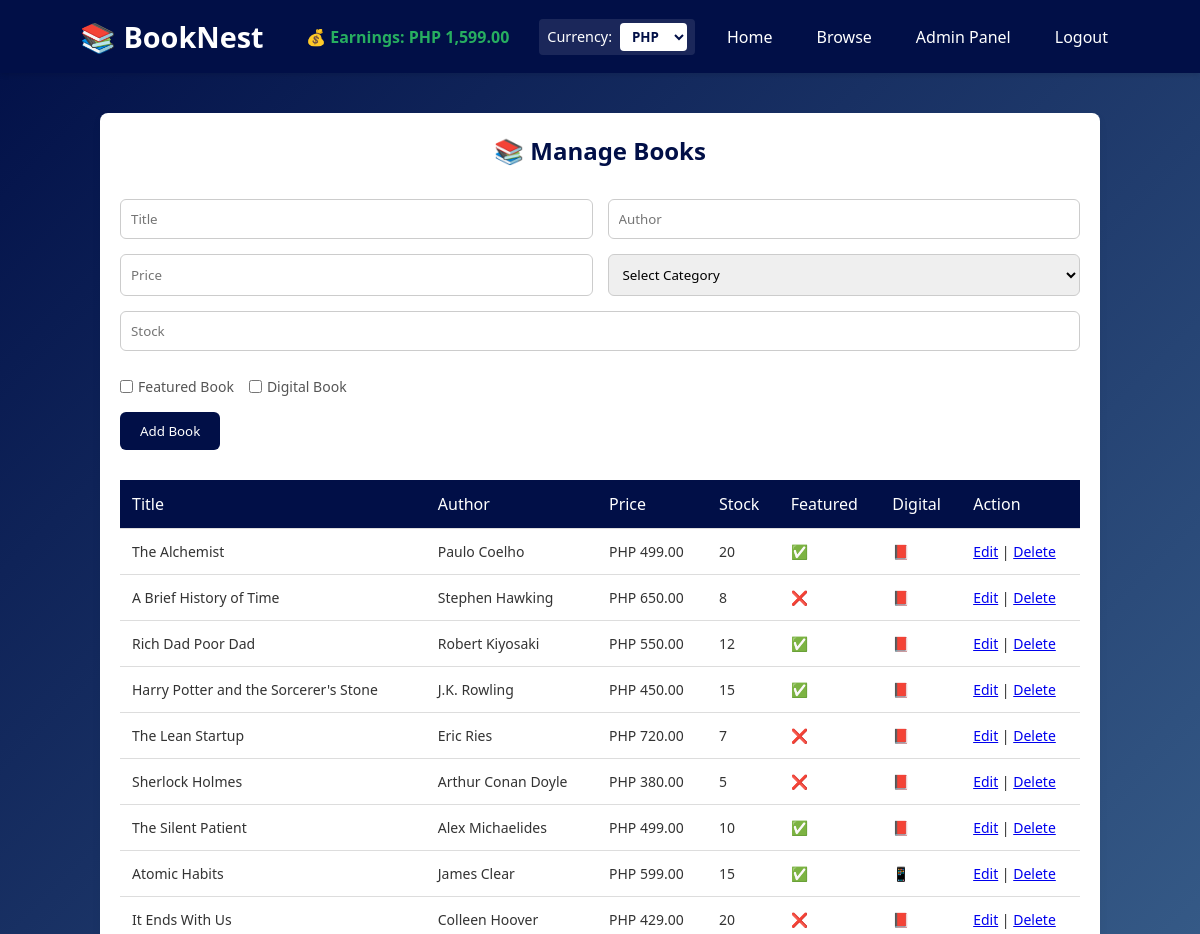
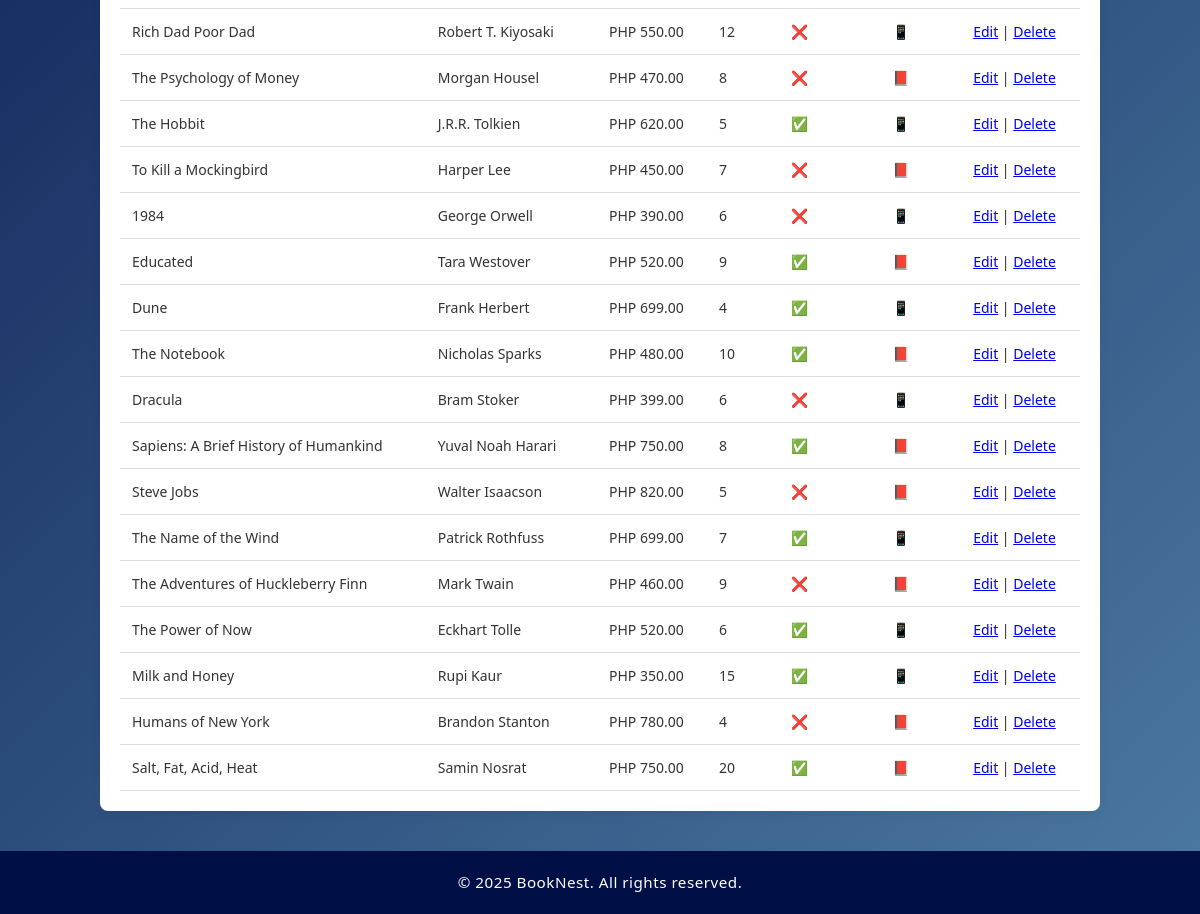
Screenshot of /admin-books.php (signed in) with the database file from the repository (2 pictures, top to bottom).
### tables this page shows
CREATE TABLE `books` (
  `book_id` int(11) NOT NULL,
  `title` varchar(255) NOT NULL,
  `author` varchar(255) DEFAULT NULL,
  `price` decimal(10,2) NOT NULL,
  `stock` int(11) DEFAULT 0,
  `category_id` int(11) DEFAULT NULL,
  `is_featured` tinyint(1) DEFAULT 0,
  `is_digital` tinyint(1) DEFAULT 0
);

### includes/currency_helper.php (called while the page is built, shortened)
<?php
if (!function_exists('display_price')) {
    function display_price($price) {
        global $conn;
        $currencyId = $_SESSION['currency_id'] ?? null;
        $currencyId = $currencyId ?? 1;
        $stmt = $conn->prepare("SELECT ConvertPrice(?, ?) AS converted");
        $stmt->bind_param("di", $price, $currencyId);
        $stmt->execute();
        $result = $stmt->get_result();
        $row = $result->fetch_assoc();
        $converted = $row['converted'] ?? $price;
        $codeStmt = $conn->prepare("SELECT currency_code FROM currencies WHERE currency_id = ?");
        $codeStmt->bind_param("i", $currencyId);
        $codeStmt->execute();
        $codeRes = $codeStmt->get_result();
        $codeRow = $codeRes->fetch_assoc();
        $currencyCode = $codeRow['currency_code'] ?? 'PHP';
        return $currencyCode . ' ' . number_format($converted, 2);
    }
}
?>

### admin-books.php (the view, shortened to what this page needs)
<?php
include 'includes/header.php';
$edit_book = null;
$books = $conn->query("SELECT * FROM books");
?>
<div class="container">
    <div class="books-container">
        <h2>📚 Manage Books</h2>
        <form method="post" class="book-form">
            <input type="text" name="title" placeholder="Title" required value="<?php echo htmlspecialchars($edit_book['title'] ?? ''); ?>">
            <input type="text" name="author" placeholder="Author" value="<?php echo htmlspecialchars($edit_book['author'] ?? ''); ?>">
            <input type="number" step="0.01" name="price" placeholder="Price" required value="<?php echo $edit_book['price'] ?? ''; ?>">
            <select name="category" required>
                <option value="">Select Category</option>
            </select>
            <input type="number" name="stock" placeholder="Stock" min="0" value="<?php echo $edit_book['stock'] ?? ''; ?>">
            <div class="checkbox-group">
                <label><input type="checkbox" name="is_featured" <?php if (($edit_book['is_featured'] ?? 0) == 1) echo 'checked'; ?>> Featured Book</label>
                <label><input type="checkbox" name="is_digital" <?php if (($edit_book['is_digital'] ?? 0) == 1) echo 'checked'; ?>> Digital Book</label>
            </div>
            <button type="submit" name="<?php echo $edit_book ? 'update' : 'add'; ?>">
                <?php echo $edit_book ? 'Update Book' : 'Add Book'; ?>
            </button>
        </form>
        <table>
            <tr>
                <th>Title</th>
                <th>Author</th>
                <th>Price</th>
                <th>Stock</th>
                <th>Featured</th>
                <th>Digital</th>
                <th>Action</th>
            </tr>
            <?php while ($book = $books->fetch_assoc()): ?>
                <tr>
                    <td><?php echo htmlspecialchars($book['title']); ?></td>
                    <td><?php echo htmlspecialchars($book['author']); ?></td>
                    <td><?php echo display_price($book['price']); ?></td>
                    <td><?php echo $book['stock']; ?></td>
                    <td><?php echo $book['is_featured'] ? '✅' : '❌'; ?></td>
                    <td><?php echo $book['is_digital'] ? '📱' : '📕'; ?></td>
                    <td>
                        <a href="?edit=<?php echo $book['book_id']; ?>">Edit</a> |
                        <a href="?delete=<?php echo $book['book_id']; ?>" onclick="return confirm('Are you sure you want to delete this book?');">Delete</a>
                    </td>
                </tr>
            <?php endwhile; ?>
        </table>
    </div>
</div>
<?php include 'includes/footer.php'; ?>

### css/header.css (style rules this page uses)
* { font-family: 'Segoe UI', Tahoma, Geneva, Verdana, sans-serif; margin: 0; padding: 0; box-sizing: border-box; }
body { background-color: #f9f9f9; color: #333; line-height: 1.5; }

### css/adminbooks.css (style rules this page uses)
body { background: linear-gradient(135deg, #010F47 0%, #4B79A1 100%); font-family: 'Segoe UI', Tahoma, Geneva, Verdana, sans-serif; color: #333; margin: 0; padding: 0; }
.container { max-width: 1200px; margin: 40px auto; padding: 0 20px; }
.books-container { max-width: 1000px; margin: 40px auto; padding: 20px; background-color: #ffffff; border-radius: 8px; box-shadow: 0 4px 10px rgba(0, 0, 0, 0.05); }
.books-container h2 { text-align: center; color: #010F47; margin-bottom: 30px; }
.book-form { display: flex; flex-wrap: wrap; gap: 15px; justify-content: space-between; margin-bottom: 30px; }
.book-form input[type="text"], .book-form input[type="number"], .book-form select { flex: 1 1 48%; padding: 10px; border: 1px solid #ccc; border-radius: 6px; transition: border-color 0.2s; }
.book-form .checkbox-group { display: flex; gap: 15px; flex: 1 1 100%; align-items: center; margin-top: 10px; }
.book-form .checkbox-group label { display: flex; align-items: center; gap: 5px; font-size: 14px; color: #555; }
.book-form button { background-color: #010F47; color: #fff; padding: 10px 20px; border: none; border-radius: 6px; cursor: pointer; transition: background-color 0.3s; }
table { width: 100%; border-collapse: collapse; margin-top: 20px; }
table th, table td { padding: 12px; border-bottom: 1px solid #ddd; text-align: left; vertical-align: middle; }
table th { background-color: #010F47; color: white; font-weight: normal; }
table td { font-size: 14px; color: #333; }

### rows the page displays
books: title "The Alchemist", author "Paulo Coelho", price "PHP 499.00", stock "20"
books: title "A Brief History of Time", author "Stephen Hawking", price "PHP 650.00", stock "8"
books: title "Rich Dad Poor Dad", author "Robert Kiyosaki", price "PHP 550.00", stock "12"
books: title "Harry Potter and the Sorcerer's Stone", author "J.K. Rowling", price "PHP 450.00", stock "15"
books: title "The Lean Startup", author "Eric Ries", price "PHP 720.00", stock "7"
books: title "Sherlock Holmes", author "Arthur Conan Doyle", price "PHP 380.00", stock "5"
books: title "The Silent Patient", author "Alex Michaelides", price "PHP 499.00", stock "10"
books: title "Atomic Habits", author "James Clear", price "PHP 599.00", stock "15"
books: title "It Ends With Us", author "Colleen Hoover", price "PHP 429.00", stock "20"
books: title "Rich Dad Poor Dad", author "Robert T. Kiyosaki", price "PHP 550.00", stock "12"
books: title "The Psychology of Money", author "Morgan Housel", price "PHP 470.00", stock "8"
books: title "The Hobbit", author "J.R.R. Tolkien", price "PHP 620.00", stock "5"
books: title "To Kill a Mockingbird", author "Harper Lee", price "PHP 450.00", stock "7"
books: title "1984", author "George Orwell", price "PHP 390.00", stock "6"
books: title "Educated", author "Tara Westover", price "PHP 520.00", stock "9"
books: title "Dune", author "Frank Herbert", price "PHP 699.00", stock "4"
books: title "The Notebook", author "Nicholas Sparks", price "PHP 480.00", stock "10"
books: title "Dracula", author "Bram Stoker", price "PHP 399.00", stock "6"
books: title "Sapiens: A Brief History of Humankind", author "Yuval Noah Harari", price "PHP 750.00", stock "8"
books: title "Steve Jobs", author "Walter Isaacson", price "PHP 820.00", stock "5"
books: title "The Name of the Wind", author "Patrick Rothfuss", price "PHP 699.00", stock "7"
books: title "The Adventures of Huckleberry Finn", author "Mark Twain", price "PHP 460.00", stock "9"
books: title "The Power of Now", author "Eckhart Tolle", price "PHP 520.00", stock "6"
books: title "Milk and Honey", author "Rupi Kaur", price "PHP 350.00", stock "15"
books: title "Humans of New York", author "Brandon Stanton", price "PHP 780.00", stock "4"
books: title "Salt, Fat, Acid, Heat", author "Samin Nosrat", price "PHP 750.00", stock "20"

### other values shown
$wallet_display "Earnings: PHP 1,599.00"
form field currency_id "PHP"
